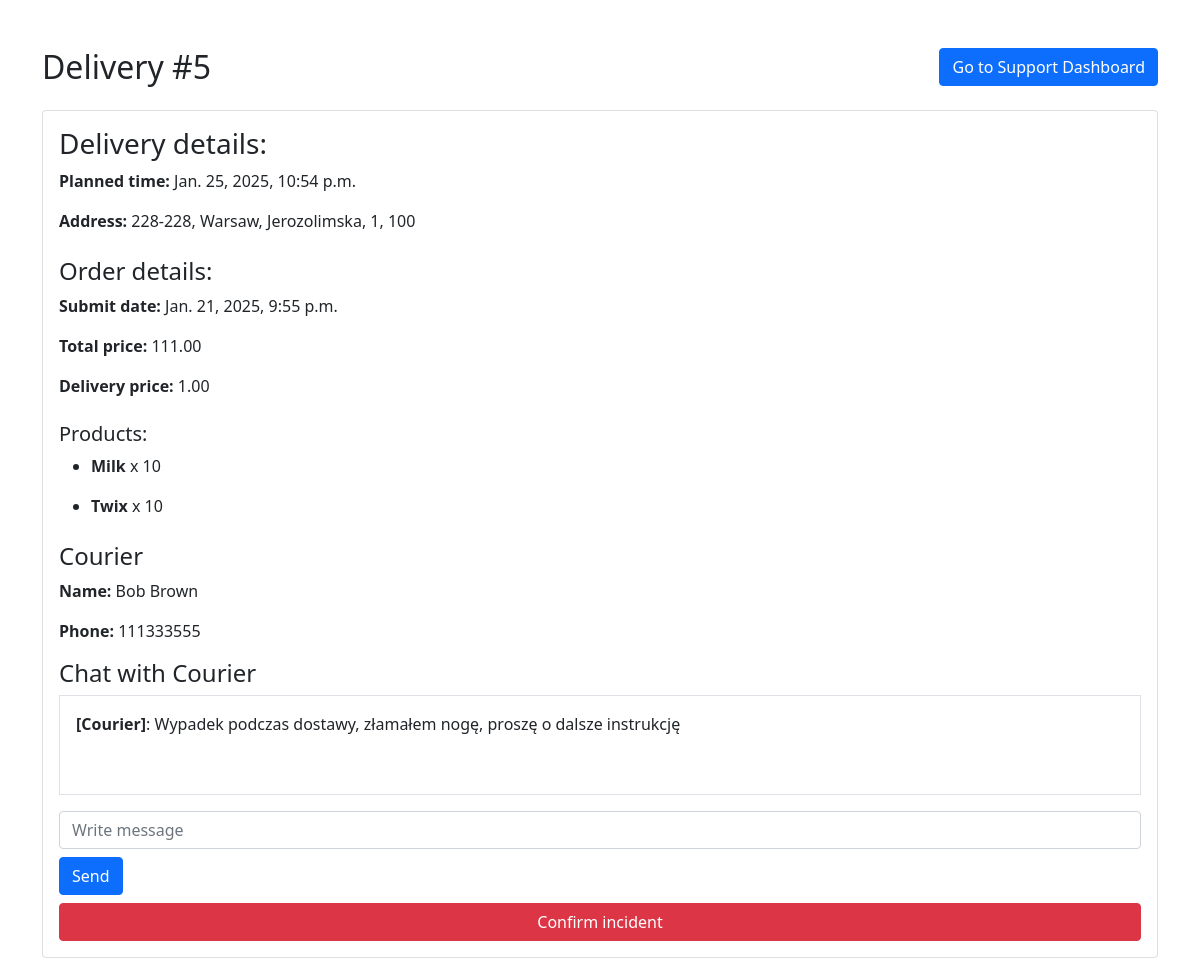
Screenshot of /delivery/5/ with the database file from the repository.
### shop/models.py (models this page shows, shortened)
class Delivery(models.Model):
    planned_time = DateTimeField()
    arrived_time = DateTimeField(null=True, blank=True)
    order = ForeignKey(Order, on_delete=models.CASCADE, related_name='deliveries')
    deliverer = ForeignKey(Worker, null=True, blank=True, on_delete=models.CASCADE, related_name='deliveries')
    address = ForeignKey(Address, on_delete=models.CASCADE)
    delivery_leave_place = ForeignKey(DeliveryLeavePlace, on_delete=models.CASCADE)
    delivery_stage = ForeignKey(DeliveryStage, on_delete=models.CASCADE, default=1)

class Address(models.Model):
    city = CharField(max_length=255)
    street = CharField(max_length=255, null=True, blank=True)
    house_number = CharField(max_length=255)
    apartment_number = IntegerField(null=True, blank=True)
    postal_code = CharField(max_length=25)

class Order(models.Model):
    order_date = models.DateTimeField(auto_now_add=True)
    total_price = models.DecimalField(max_digits=10, decimal_places=2, null=True, blank=True)
    delivery_price = models.DecimalField(max_digits=10, decimal_places=2)
    client = models.ForeignKey('Client', on_delete=models.CASCADE, related_name='orders')
    products = models.ManyToManyField('Product', through='OrderProduct', related_name='orders')

class OrderProduct(models.Model):
    order = models.ForeignKey(Order, on_delete=models.CASCADE, related_name="order_products")
    product = models.ForeignKey(Product, on_delete=models.CASCADE)
    quantity = models.PositiveIntegerField()

class Product(models.Model):
    name = CharField(max_length=255)
    description = TextField(null=True, blank=True)
    price = DecimalField(max_digits=19, decimal_places=2)
    image = ImageField(upload_to='products/', default=None, blank=True, null=True)
    discount = DecimalField(max_digits=5, decimal_places=2) # not as percents, but as 0.2 and 0.05 an etc
    above_18_years = models.BooleanField(default=False)
    category = ForeignKey(ProductCategory, on_delete=models.CASCADE, related_name='products')
    vat = ForeignKey(VAT, on_delete=models.CASCADE)

class Worker(models.Model):
    phone_number = CharField(max_length=15, unique=True)
    salary = DecimalField(max_digits=19, decimal_places=2)
    fire_date = DateTimeField(null=True, blank=True)
    role = ForeignKey(WorkerRole, on_delete=models.CASCADE,
                      related_name='workers')  # WorkerRole.objects.get(pk=1).workers.all() - returns all workers with that role
    user = OneToOneField(User, on_delete=models.CASCADE,
                         related_name='worker_profile')  # User.objects.get(pk=1).worker_profile goes from User to Worker

### shop/views/workers.py (the view)
# urls.py: path('delivery/<int:d_id>/', workers.delivery, name='delivery'),
def delivery(request, d_id):
    chat_messages = [
        {'sender': 'Courier', 'message': 'Wypadek podczas dostawy, złamałem nogę, proszę o dalsze instrukcję'},
    ]
    delivery = Delivery.objects.get(pk=d_id)
    order = delivery.order
    order_products = order.order_products.all()
    courier = delivery.deliverer
    client = order.client
    incident = delivery.incidents.last()
    products = Product.objects.all()
    context = {
        'd_id': d_id,
        'delivery': delivery,
        "order": order,
        "order_products": order_products,
        'courier': courier,
        'client': client,
        'chat_messages': chat_messages,
        'incident': incident,
        'products': products
    }
    return render(request, 'shop/workers/delivery.html', context)

### shop/templates/shop/workers/delivery.html (shortened to what this page needs)
{% extends 'base.html' %}
{% load static %}
{% block content %}
    <div class="container mt-5">
        <div class="d-flex justify-content-between align-items-center mb-4">
            <h2 class="text-center mb-0">Delivery #{{ delivery.pk }}</h2>
            <a href="{% url 'support_dashboard' %}" class="btn btn-primary">
                Go to Support Dashboard
            </a>
        </div>
        <div class="card">
            <div class="card-body">
                <h3>Delivery details:</h3>
                <p><strong>Planned time:</strong> {{ delivery.planned_time }}</p>
                <p>
                    <strong>Address:</strong> {{ delivery.address.postal_code }}, {{ delivery.address.city }}, {{ delivery.address.street }}, {{ delivery.address.house_number }}, {{ delivery.address.apartment_number }}
                </p>
                <h4 class="mt-4">Order details:</h4>
                <p><strong>Submit date:</strong> {{ order.order_date }}</p>
                <p><strong>Total price:</strong> {{ order.total_price }}</p>
                <p><strong>Delivery price:</strong> {{ order.delivery_price }}</p>
                <h5 class="mt-4">Products:</h5>
                <ul>
                    {% for order_product in order_products %}
                        <li>
                            <p><strong>{{ order_product.product.name }}</strong> x {{ order_product.quantity }}</p>
                        </li>
                    {% endfor %}
                </ul>
                <h4 class="mt-4">Courier</h4>
                <p><strong>Name:</strong> {{ courier.user.first_name }} {{ courier.user.last_name }}</p>
                <p><strong>Phone:</strong> {{ courier.phone_number }}</p>
                <h4>Chat with Courier</h4>
                <div class="border p-3" style="height: 100px; overflow-y: scroll;" id="chat-window">
                    {% for chat in chat_messages %}
                        <div>
                            <strong>[{{ chat.sender }}]</strong>: {{ chat.message }}
                        </div>
                    {% endfor %}
                </div>
                <div class="mt-3">
                    <input type="text" id="message-input" class="form-control" placeholder="Write message">
                    <button class="btn btn-primary mt-2" id="send-button">Send</button>
                </div>
                {% if not incident %}
                    <button class="btn btn-danger mt-2 w-100" id="confirm-button" data-delivery-id="{{ delivery.id }}">
                        Confirm incident
                    </button>
                {% endif %}
                </div>
            </div>
        </div>
{% endblock %}

### rows the page displays
Delivery: pk "5", planned_time "Jan. 25, 2025, 10:54 p.m.", address.postal_code "228-228", address.city "Warsaw", address.street "Jerozolimska", address.house_number "1", address.apartment_number "100"
Order: order_date "Jan. 21, 2025, 9:55 p.m.", total_price "111.00", delivery_price "1.00"
OrderProduct: product.name "Milk", quantity "10"
OrderProduct: product.name "Twix", quantity "10"
Worker: user.first_name "Bob", user.last_name "Brown", phone_number "111333555"

### other values shown
{{ chat.sender }} "Courier"
{{ chat.message }} "Wypadek podczas dostawy, złamałem nogę, proszę o dalsze instrukcję"
